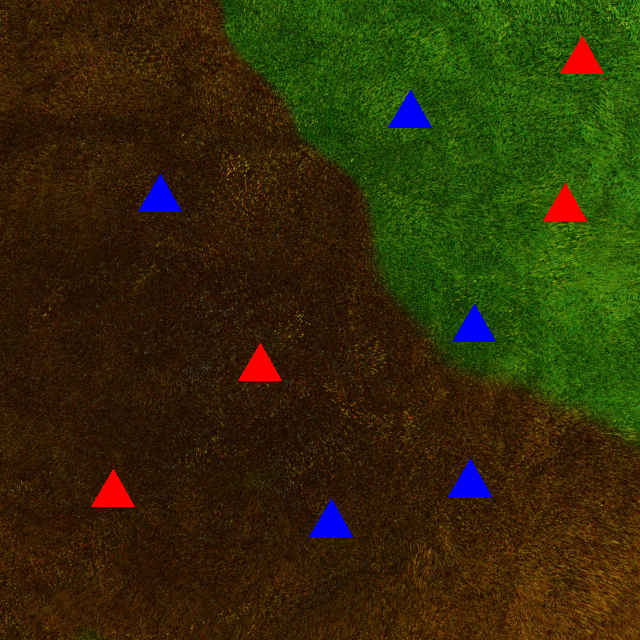
#> input picture photos/2.png, 640 x 640 px, found by its file name
$ python process.py
#> lines starting #> are read from the running program, lines starting #| are printed output that depends on the picture
import cv2 as cv
import numpy as np
img=cv.imread('photos/2.png')
#> img is the input picture: shape (640, 640, 3); mean B, G, R 8.1, 44.6, 49.8
b,g,r=cv.split(img)
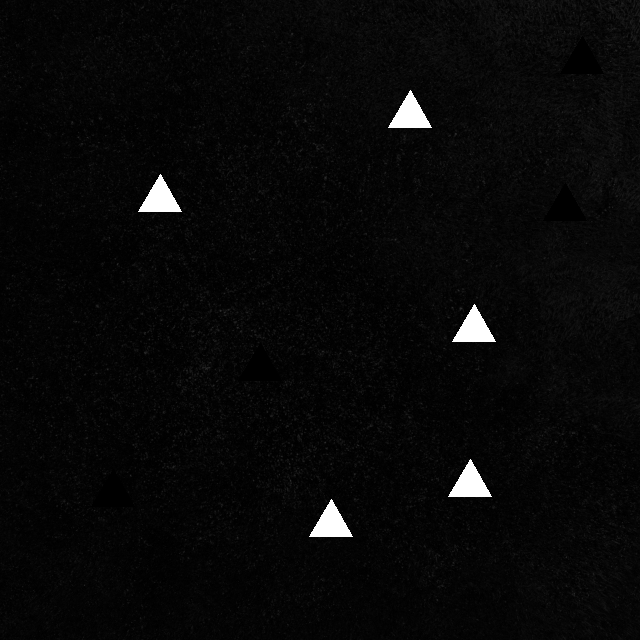
#> b: shape (640, 640); min 0, max 255, mean 8.1
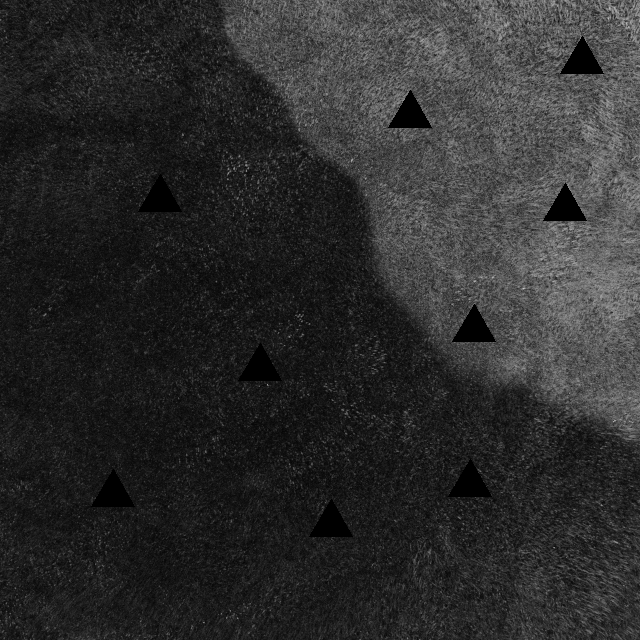
#> g: shape (640, 640); min 0, max 199, mean 44.6
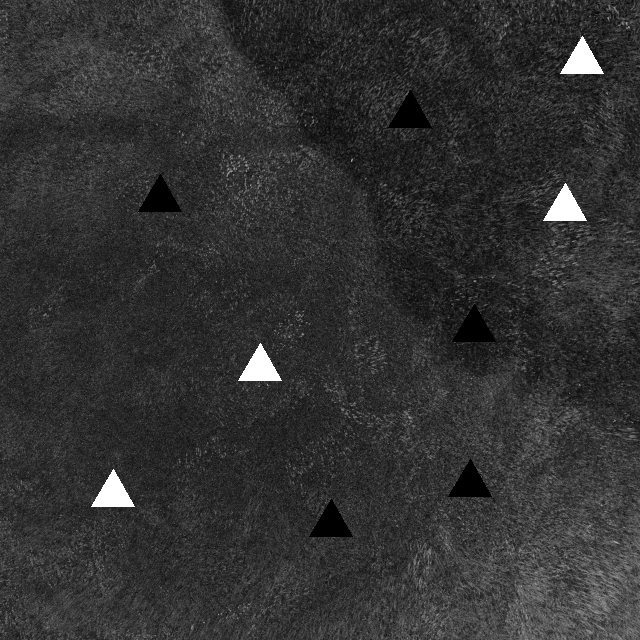
#> r: shape (640, 640); min 0, max 255, mean 49.8
hsv=cv.cvtColor(img, cv.COLOR_BGR2HSV)
#> hsv: shape (640, 640, 3); mean H, S, V 25.3, 232.9, 65.5
cv.imshow('hsv', hsv)
cv.waitKey(0)

$ run again, with photos/1.png copied over photos/2.png
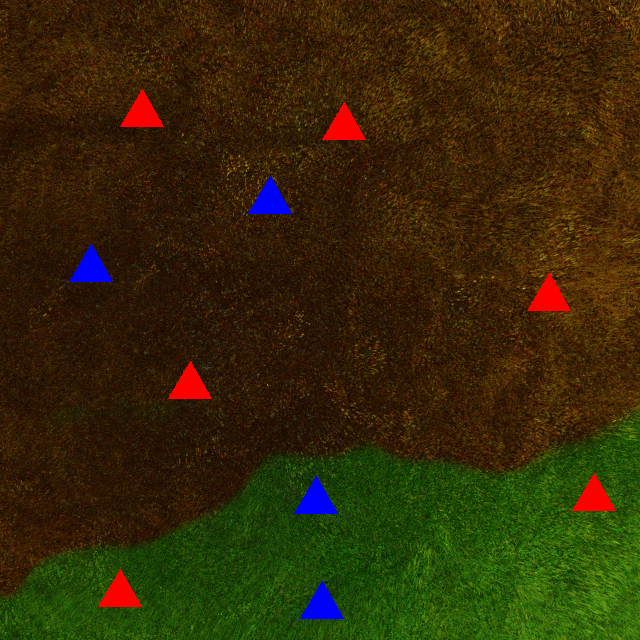
#> input picture photos/1.png, 640 x 640 px, found by its file name
#> img is the input picture: shape (640, 640, 3); mean B, G, R 7.3, 41.1, 52.4
#> `b,g,r=cv.split(img)`:
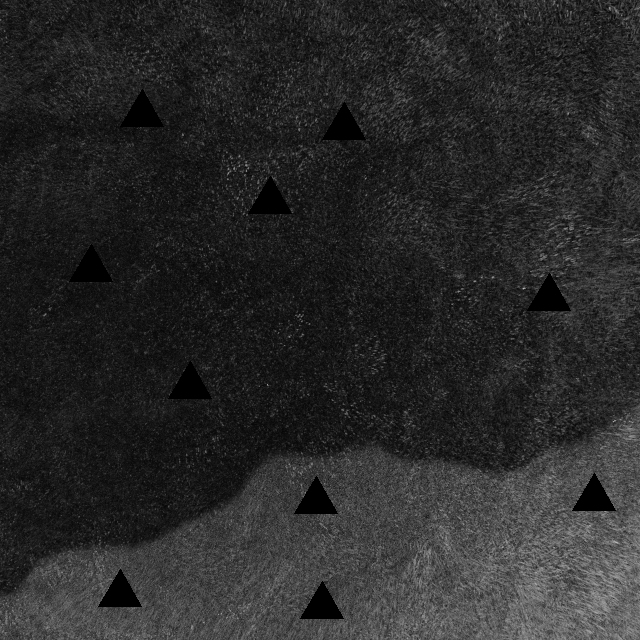
#> g: shape (640, 640); min 0, max 189, mean 41.1
#> `b,g,r=cv.split(img)`:
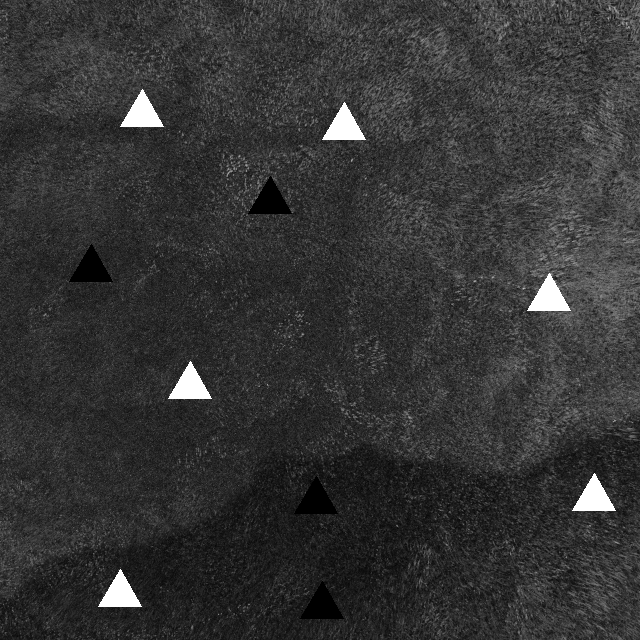
#> r: shape (640, 640); min 0, max 255, mean 52.4
#> hsv: shape (640, 640, 3); mean H, S, V 23.5, 233.2, 64.1

$ run again, with photos/10.png copied over photos/2.png
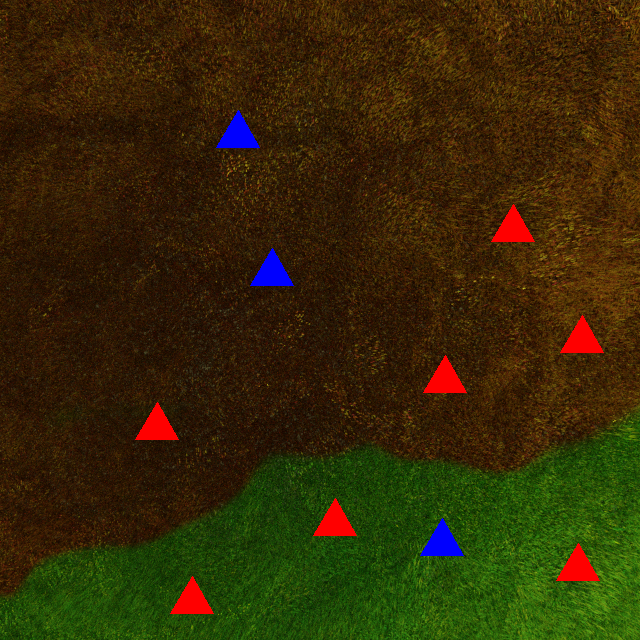
#> input picture photos/10.png, 640 x 640 px, found by its file name
#> img is the input picture: shape (640, 640, 3); mean B, G, R 6.8, 41, 52.9
#> `b,g,r=cv.split(img)`:
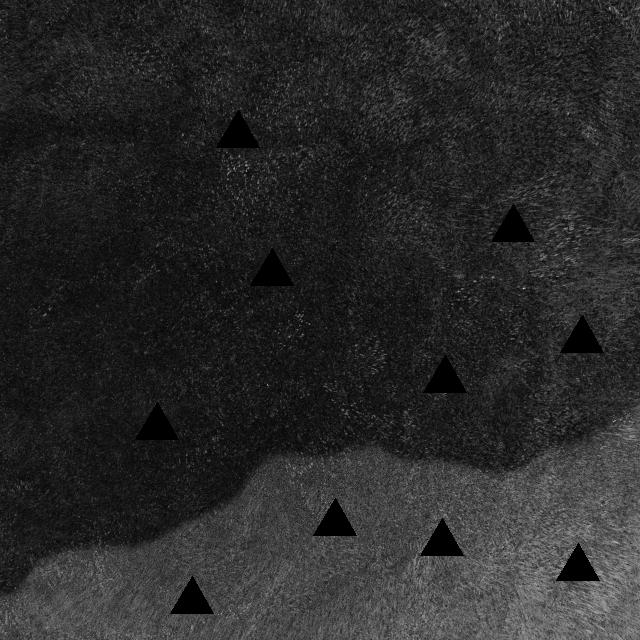
#> g: shape (640, 640); min 0, max 189, mean 41
#> `b,g,r=cv.split(img)`:
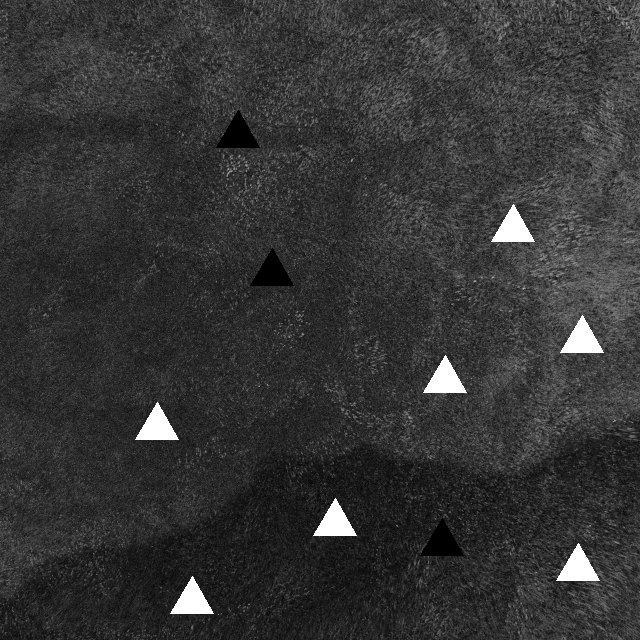
#> r: shape (640, 640); min 0, max 255, mean 52.9
#> hsv: shape (640, 640, 3); mean H, S, V 23.3, 233.2, 64.1

$ run again, with photos/11.png copied over photos/2.png
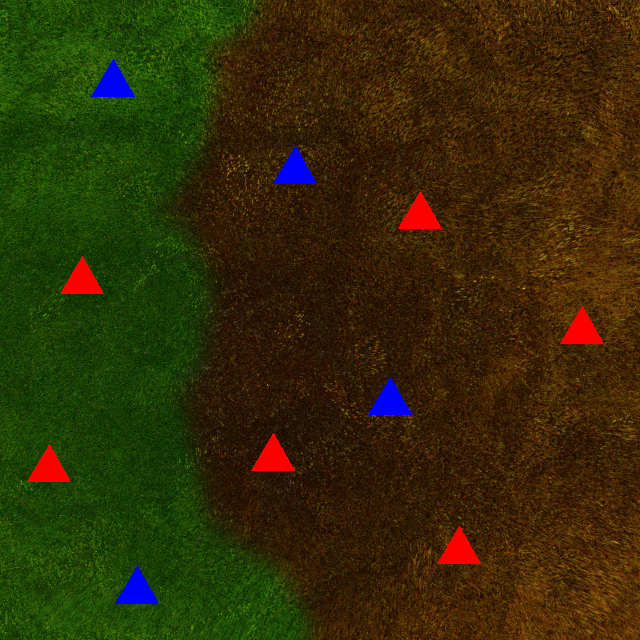
#> input picture photos/11.png, 640 x 640 px, found by its file name
#> img is the input picture: shape (640, 640, 3); mean B, G, R 7.3, 44.4, 51.2
#> `b,g,r=cv.split(img)`:
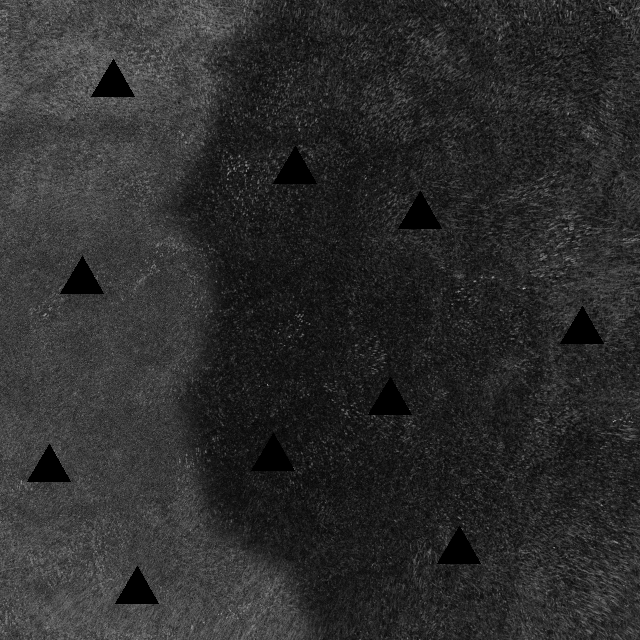
#> g: shape (640, 640); min 0, max 189, mean 44.4
#> `b,g,r=cv.split(img)`:
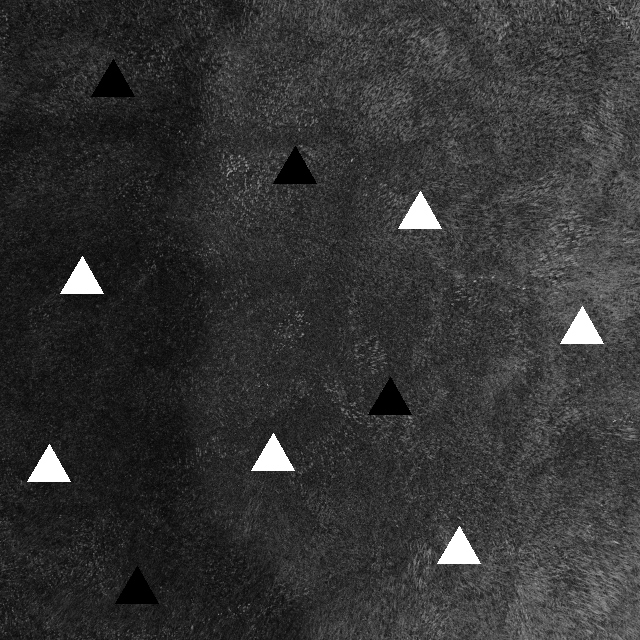
#> r: shape (640, 640); min 0, max 255, mean 51.2
#> hsv: shape (640, 640, 3); mean H, S, V 27.4, 233.8, 65.8
